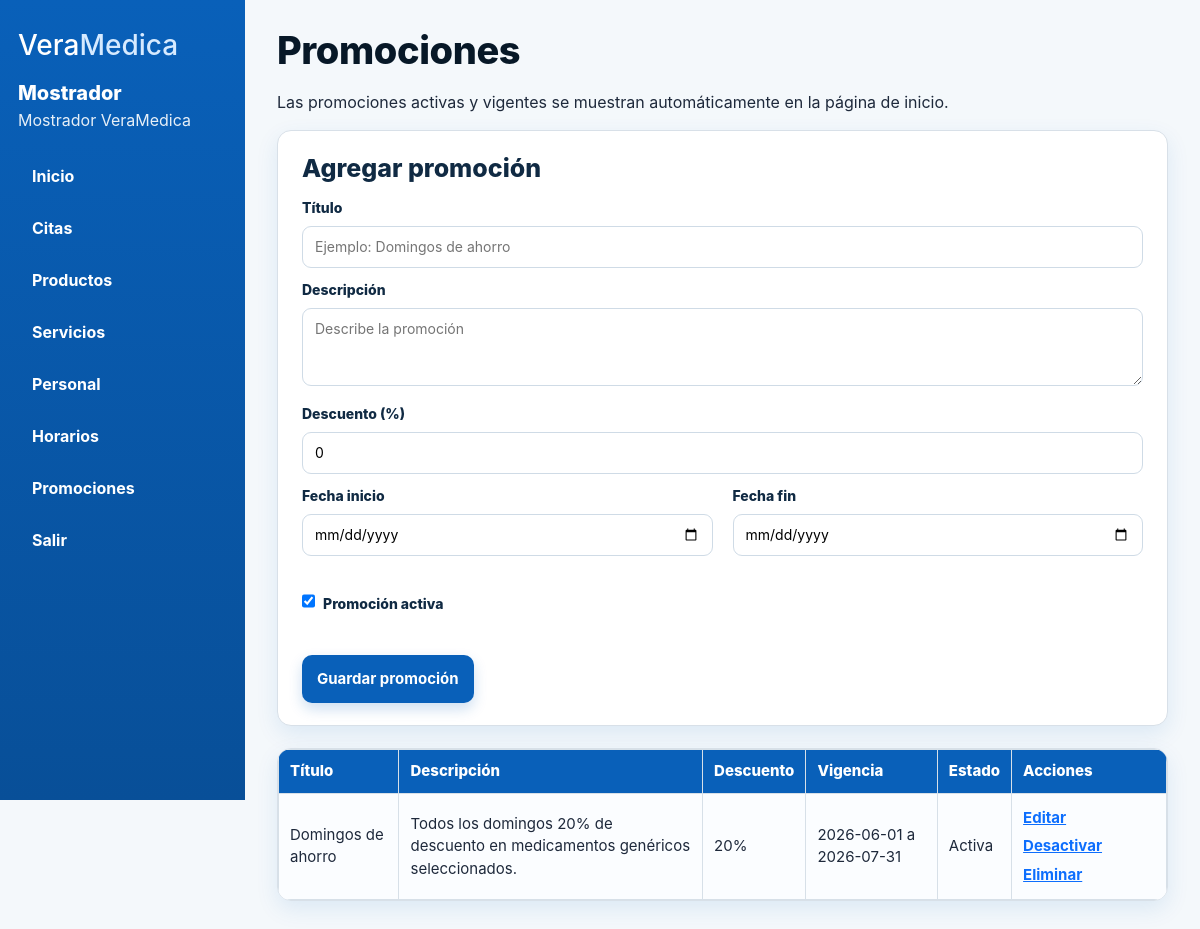
The page /admin/promociones.php (signed in) on the database its author committed.
### tables this page shows
CREATE TABLE promociones(
 id_promocion INT AUTO_INCREMENT PRIMARY KEY,
 titulo VARCHAR(120) NOT NULL,
 descripcion TEXT,
 descuento INT DEFAULT 0,
 fecha_inicio DATE,
 fecha_fin DATE,
 activo TINYINT DEFAULT 1
);

### admin/promociones.php (the view, shortened to what this page needs)
<?php
include '_top.php';
$editar = null;
$promos = $pdo->query("SELECT * FROM promociones ORDER BY activo DESC, fecha_fin DESC, id_promocion DESC")->fetchAll();
?>
<h1>Promociones</h1>
<p>Las promociones activas y vigentes se muestran automáticamente en la página de inicio.</p>
<div class="box form">
    <h2><?= $editar ? 'Editar promoción' : 'Agregar promoción' ?></h2>
    <form method="post">
        <label>Título</label>
        <input name="titulo" placeholder="Ejemplo: Domingos de ahorro" required
               value="<?= htmlspecialchars($editar['titulo'] ?? '') ?>">
        <label>Descripción</label>
        <textarea name="descripcion" placeholder="Describe la promoción"><?= htmlspecialchars($editar['descripcion'] ?? '') ?></textarea>
        <label>Descuento (%)</label>
        <input type="number" name="descuento" min="0" max="100"
               value="<?= htmlspecialchars($editar['descuento'] ?? '0') ?>">
        <div class="grid2">
            <div>
                <label>Fecha inicio</label>
                <input type="date" name="inicio"
                       value="<?= htmlspecialchars($editar['fecha_inicio'] ?? '') ?>">
            </div>
            <div>
                <label>Fecha fin</label>
                <input type="date" name="fin"
                       value="<?= htmlspecialchars($editar['fecha_fin'] ?? '') ?>">
            </div>
        </div>
        <label style="display:flex;gap:8px;align-items:center;margin:8px 0 14px">
            <input type="checkbox" name="activo" value="1" style="width:auto"
                <?= (!$editar || (int)$editar['activo'] === 1) ? 'checked' : '' ?>>
            Promoción activa
        </label>
        <button class="btn">Guardar promoción</button>
    </form>
</div>
<div class="table-responsive" style="margin-top:22px">
<table>
    <tr>
        <th>Título</th>
        <th>Descripción</th>
        <th>Descuento</th>
        <th>Vigencia</th>
        <th>Estado</th>
        <th>Acciones</th>
    </tr>
    <?php foreach($promos as $p): ?>
    <tr>
        <td><?= htmlspecialchars($p['titulo']) ?></td>
        <td><?= htmlspecialchars($p['descripcion']) ?></td>
        <td><?= (int)$p['descuento'] ?>%</td>
        <td><?= htmlspecialchars($p['fecha_inicio']) ?> a <?= htmlspecialchars($p['fecha_fin']) ?></td>
        <td><?= (int)$p['activo'] === 1 ? 'Activa' : 'Inactiva' ?></td>
        <td class="acciones">
            <a href="?editar=<?= (int)$p['id_promocion'] ?>">Editar</a>
            <?php if((int)$p['activo'] === 1): ?>
                <a href="?desactivar=<?= (int)$p['id_promocion'] ?>"
                   onclick="return confirm('¿Desactivar promoción?')">
                   Desactivar
                </a>
            <?php else: ?>
                <a href="?activar=<?= (int)$p['id_promocion'] ?>">
                   Activar
                </a>
            <?php endif; ?>
            <a href="?eliminar=<?= (int)$p['id_promocion'] ?>"
               onclick="return confirm('¿Seguro que deseas eliminar esta promoción?')">
               Eliminar
            </a>
        </td>
    </tr>
    <?php endforeach; ?>
</table>
</div>
<?php include '_bottom.php'; ?>

### assets/css/estilos.css (style rules this page uses)
:root { --azul:#0960B9; --azul2:#084F98; --azul3:#EAF4FF; --dorado:#F7C948; --verde:#1ED760; --rojo:#FF5A4E; --gris:#F5F7FB; --texto:#1E293B; --borde:#D8E0E8; --sombra:0 8px 22px rgba(9,96,185,.10); --radio:14px; }
* { box-sizing:border-box }
html,body { height:100% }
body { margin:0; font-family:Inter,Arial,Helvetica,sans-serif; color:var(--texto); background:#f4f8fb; }
.btn, .btn-primary, .btn-dark { font-size:15px!important; display:inline-block; background:var(--azul)!important; color:#fff!important; border:none!important; border-radius:10px!important; padding:13px 15px!important; font-weight:700!important; text-decoration:none!important; cursor:pointer; box-shadow:0 6px 14px rgba(9,96,185,.20); transition:.2s; }
.box, .card, .modal-card { background:#fff; border:1px solid var(--borde); border-radius:var(--radio); padding:20px; box-shadow:var(--sombra); }
h1 { font-size:34px; font-weight:800; color:#071827; margin:0 0 18px; letter-spacing:-.4px; }
h2 { font-size:24px; font-weight:800; color:#102A43; margin:0 0 16px; }
p { line-height:1.5; }
.form label, .filtros p b { font-weight:800; color:#102A43; font-size:15px; margin-bottom:5px; display:block; }
.form input, .form select, .form textarea, .filtros select, .filtros input, .searchbar input { width:100%; height:44px; padding:9px 13px; margin:6px 0 12px; border:1px solid #cfdbe6; border-radius:10px; font-size:15px; background:#fff; outline:none; }
.form textarea { height:auto; min-height:86px; resize:vertical; }
.form .btn { margin-top:8px; }
.grid2 { display:grid; grid-template-columns:1fr 1fr; gap:20px; }
.table-responsive { overflow-x:auto; border-radius:14px; box-shadow:var(--sombra); background:white; border:1px solid var(--borde); }
table { border-collapse:collapse; width:100%; background:white; margin:0; font-size:15px; }
th,td { border:1px solid #D7E0E8; padding:10px 11px; text-align:left; vertical-align:middle; }
th { background:var(--azul); color:white; font-weight:800; }
tr:nth-child(even) td { background:#FBFDFF; }
.acciones a { display:inline-block; margin:3px 8px 3px 0; font-weight:700; }
.admin-main .box { padding:22px 24px; }
.admin-main h1 { font-size:38px; margin-bottom:16px; }
.admin-main h2 { font-size:25px; margin-bottom:14px; }
.admin-main .form input, .admin-main .form select, .admin-main .form textarea { height:42px; padding:9px 12px; margin:5px 0 11px; font-size:14px; border-radius:9px; }
.admin-main .form textarea { min-height:78px; }
.admin-main .form label { font-size:14px; margin-bottom:3px; }

### rows shown on the page
promociones: titulo "Domingos de ahorro", descripcion "Todos los domingos 20% de descuento en medicamentos genéricos seleccionados.", descuento "20", fecha_inicio "2026-06-01", fecha_fin "2026-07-31", activo "Activa"

### other values the page prints
usuarioActual() "Mostrador VeraMedica"
